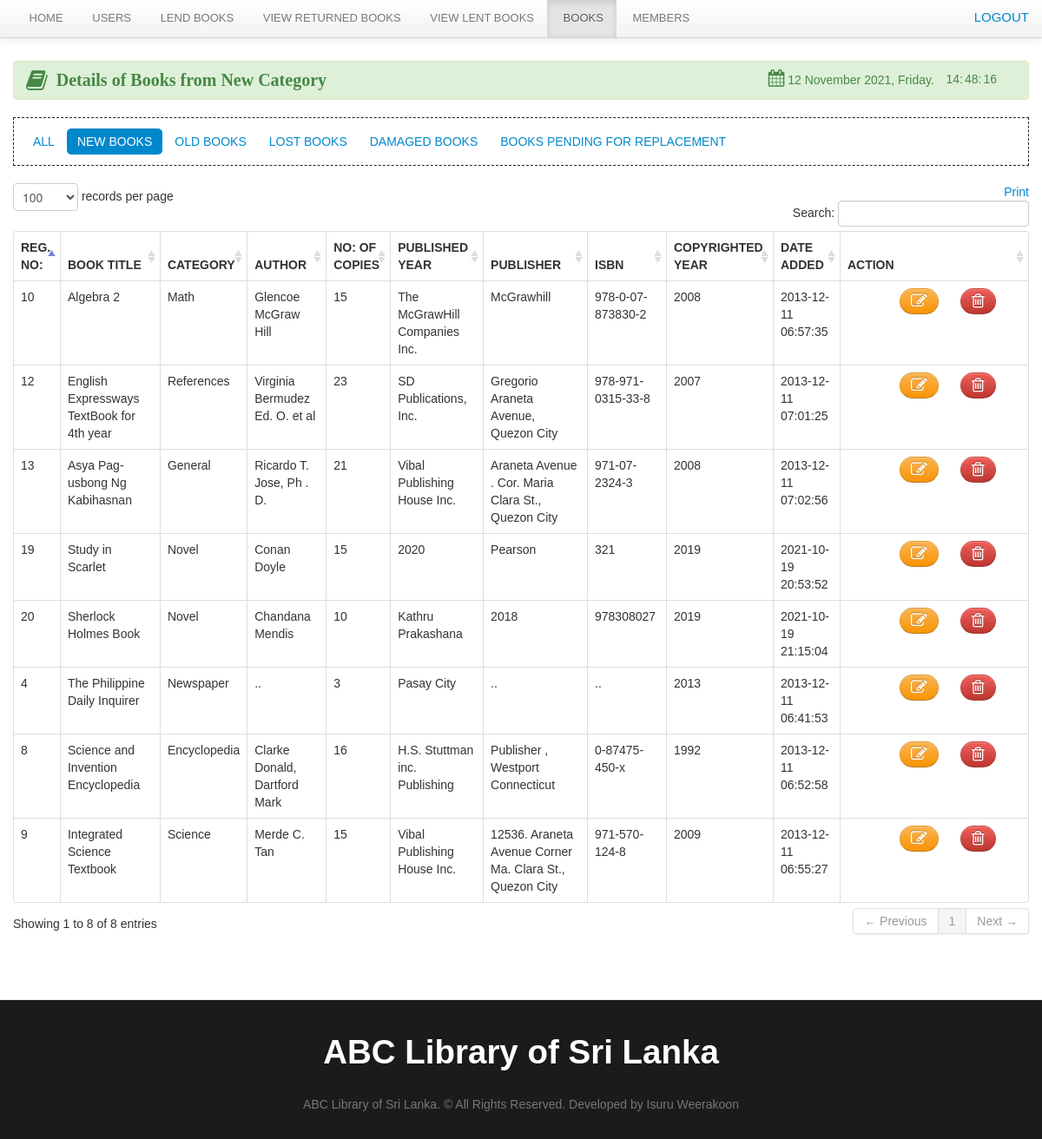
The app's page /librarian/new_books.php with its own data.
### tables this page shows
CREATE TABLE `book` (
  `book_id` int(11) NOT NULL,
  `book_title` varchar(100) NOT NULL,
  `category_id` int(50) NOT NULL,
  `author` varchar(50) NOT NULL,
  `book_copies` int(11) NOT NULL,
  `book_pub` varchar(100) NOT NULL,
  `publisher_name` varchar(100) NOT NULL,
  `isbn` varchar(50) NOT NULL,
  `copyright_year` int(11) NOT NULL,
  `date_added` datetime NOT NULL,
  `status` varchar(30) NOT NULL
);

CREATE TABLE `category` (
  `category_id` int(11) NOT NULL,
  `classname` varchar(50) DEFAULT NULL
);

### librarian/new_books.php (the view, shortened to what this page needs)
<?php include('header.php'); ?>
<?php include('navbar_books.php'); ?>
	<div class="container">
		<div class="margin-top">
			<div class="row">
				<div class="span12">
					<br>
					<div class="alert alert-success">
						<strong style="font-family: 'Arial Black', arial-black;font-size: 20px;"><i class="icon-book icon-large"></i>&nbsp;&nbsp;Details of Books from New Category</strong>
						<div class="pull-right">
							<table>
								<tr>
									<td><i class="icon-calendar icon-small" style="font-size: 20px;"></i>
                                        <?php
                                            $Today = date('y:m:d');
                                            $new = date('d F Y, l', strtotime($Today));
                                            echo $new.'.  ';
                                        ?>&nbsp;&nbsp;</td>
									<td id="Hour"></td>
									<td id="Minut"></td>
									<td id="Second"></td>
							</table>
						</div>
					</div>
					<ul class="nav nav-pills">
						<li><a href="books.php">All</a></li>
						<li  class="active"><a href="new_books.php">New Books</a></li>
						<li><a href="old_books.php">Old Books</a></li>
						<li><a href="lost.php">Lost Books</a></li>
						<li><a href="damage.php">Damaged Books</a></li>
						<li><a href="sub_rep.php">Books Pending for Replacement</a></li>
					</ul>
					<table cellpadding="0" cellspacing="0" border="0" class="table  table-bordered" id="example">
						<div class="pull-right">
							<a href="" onclick="window.print()" class="btn-default">Print</a>
						</div>
						<thead>
						<tr>
							<th>Reg. No:</th>
							<th>Book Title</th>
							<th>Category</th>
							<th>Author</th>
							<th class="action">No: of Copies</th>
							<th>Published Year</th>
							<th>Publisher</th>
							<th>ISBN</th>
							<th>Copyrighted Year</th>
							<th>Date Added</th>
							<th class="action">Action</th>
						</tr>
						</thead>
						<tbody>
                        <?php  $user_query = mysqli_query($connect,"select * from book where status = 'new'")or die("Query Failed -> ".mysqli_error($connect));
                            while($row=mysqli_fetch_array($user_query)){
                                $id=$row['book_id'];
                                $cat_id=$row['category_id'];
                                $cat_query = mysqli_query($connect,"select * from category where category_id = '$cat_id'")or die("Query Failed -> ".mysqli_error($connect));
                                $cat_row = mysqli_fetch_array($cat_query);
                                ?>
								<tr class="del<?php echo $id ?>">
									<td><?php echo $row['book_id']; ?></td>
									<td><?php echo $row['book_title']; ?></td>
									<td><?php echo $cat_row ['classname']; ?> </td>
									<td><?php echo $row['author']; ?> </td>
									<td class="action"><?php echo $row['book_copies']; ?> </td>
									<td><?php echo $row['book_pub']; ?></td>
									<td><?php echo $row['publisher_name']; ?></td>
									<td><?php echo $row['isbn']; ?></td>
									<td><?php echo $row['copyright_year']; ?></td>
									<td><?php echo $row['date_added']; ?></td>
									<td class="action">
										<div class="span2">
											<a rel="tooltip"  title="Delete" id="<?php echo $id; ?>" href="#delete_book<?php echo $id; ?>" data-toggle="modal"    class="btn btn-danger"><i class="icon-trash icon-large"></i></a>
											<div class="span1">
												<a rel="tooltip"  title="Edit" id="e<?php echo $id; ?>" href="#edit<?php echo $id; ?>" data-toggle="modal" class="btn btn-warning">   <i class="icon-edit icon-large"></i></a>
											</div></div>
									</td>
								</tr>
                            <?php  }  ?>
						</tbody>
					</table>
				</div>
			</div>
		</div>
	</div>
<?php include('footer.php') ?>

### css/docs.css (style rules this page uses)
body { font-family:'TR Century Gothic',Helvetica,Arial,sans-serif !important; }
.btn { border-radius: 25px !important; }
.alert { text-shadow: none; }
.nav-tabs, .nav-pills { border: 1px dashed #222 !important; padding: 10px; }
th { text-transform:uppercase; }
.nav li a { text-transform:uppercase; }
.margin-top { margin-top:50px; }
body { background: url(../img/grid_noise.png); position: relative; }

### css/print.css (style rules this page uses)
.action { display:none; }
th { text-align:left; }
td { text-align:left; border-top:1px solid; padding:2px; }
.btn { display:none; }
.alert { display:none; }
body { font-family:arial; font-size:13px; }
.nav { display:none; }

### records on screen
book: book_id "4", book_title "The Philippine Daily Inquirer", category.classname "Newspaper", author "..", book_copies "3", book_pub "Pasay City", publisher_name "..", isbn "..", copyright_year "2013", date_added "2013-12-11 06:41:53"
book: book_id "8", book_title "Science and Invention Encyclopedia", category.classname "Encyclopedia", author "Clarke Donald, Dartford Mark", book_copies "16", book_pub "H.S. Stuttman inc. Publishing", publisher_name "Publisher , Westport Connecticut", isbn "0-87475-450-x", copyright_year "1992", date_added "2013-12-11 06:52:58"
book: book_id "9", book_title "Integrated Science Textbook", category.classname "Science", author "Merde C. Tan", book_copies "15", book_pub "Vibal Publishing House Inc.", publisher_name "12536. Araneta Avenue Corner Ma. Clara St., Quezon City", isbn "971-570-124-8", copyright_year "2009", date_added "2013-12-11 06:55:27"
book: book_id "10", book_title "Algebra 2", category.classname "Math", author "Glencoe McGraw Hill", book_copies "15", book_pub "The McGrawHill Companies Inc.", publisher_name "McGrawhill", isbn "978-0-07-873830-2", copyright_year "2008", date_added "2013-12-11 06:57:35"
book: book_id "12", book_title "English Expressways TextBook for 4th year", category.classname "References", author "Virginia Bermudez Ed. O. et al", book_copies "23", book_pub "SD Publications, Inc.", publisher_name "Gregorio Araneta Avenue, Quezon City", isbn "978-971-0315-33-8", copyright_year "2007", date_added "2013-12-11 07:01:25"
book: book_id "13", book_title "Asya Pag-usbong Ng Kabihasnan", category.classname "General", author "Ricardo T. Jose, Ph . D.", book_copies "21", book_pub "Vibal Publishing House Inc.", publisher_name "Araneta Avenue . Cor. Maria Clara St., Quezon City", isbn "971-07-2324-3", copyright_year "2008", date_added "2013-12-11 07:02:56"
book: book_id "19", book_title "Study in Scarlet", category.classname "Novel", author "Conan Doyle", book_copies "15", book_pub "2020", publisher_name "Pearson", isbn "321", copyright_year "2019", date_added "2021-10-19 20:53:52"
book: book_id "20", book_title "Sherlock Holmes Book", category.classname "Novel", author "Chandana Mendis", book_copies "10", book_pub "Kathru Prakashana", publisher_name "2018", isbn "978308027", copyright_year "2019", date_added "2021-10-19 21:15:04"
